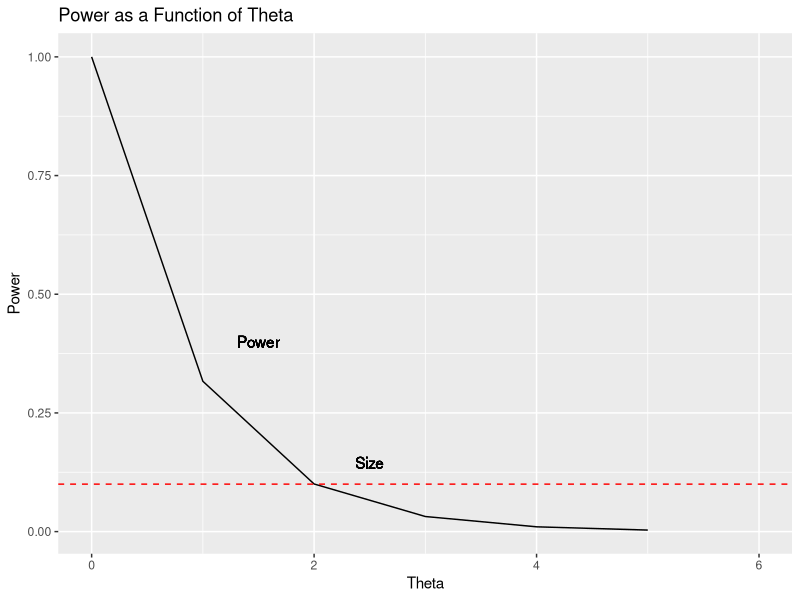

The R source for this figure:
## ---- chunk 1
knitr::opts_chunk$set(echo = FALSE, eval = FALSE, fig.align = "center", 
                      message = FALSE, warning = FALSE)
library(tidyverse)
library(knitr)
library(here)
## ---- chunk 2
theta <- (0:6)

power <- rep(NA, 7) 

for(i in 0:6) {
  power[i] <- exp((-1)* 1.15 * theta[i])
}

df <- data.frame(theta,power)

ggplot(df, aes(theta)) +                  
  geom_line(aes(y=power), colour="black") + 
  geom_text(x=1.5, y=0.4, label="Power") +
  ggtitle("Power as a Function of Theta") +
  geom_text(x=2.5, y=0.145, label="Size") +
  geom_hline(yintercept=0.1, linetype="dashed", color = "red") +
  labs(y="Power", x = "Theta")
